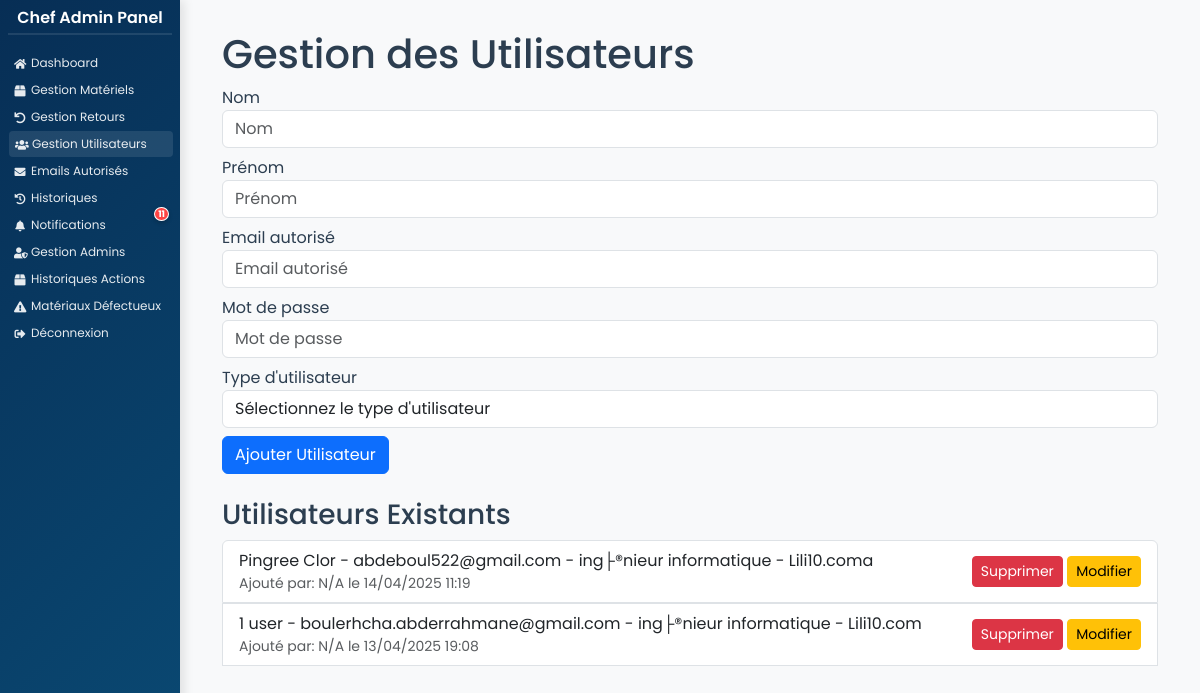
The page /views/admin/manage_users.php (signed in) on the database its author committed.
### tables this page shows
CREATE TABLE `utilisateur` (
  `id_utilisateur` int(11) NOT NULL AUTO_INCREMENT,
  `id_email` int(11) NOT NULL,
  `nom` varchar(255) NOT NULL,
  `prenom` varchar(255) NOT NULL,
  `mot_de_passe` varchar(255) NOT NULL,
  `role` enum('technicien','ing├®nieur informatique') NOT NULL,
  `photo` varchar(255) DEFAULT NULL,
  `date_creation` datetime DEFAULT current_timestamp(),
  `actif` tinyint(1) DEFAULT 1,
  `dark_mode` tinyint(1) DEFAULT 0,
  `token` varchar(255) DEFAULT NULL,
  `reset_token_expiry` datetime DEFAULT NULL,
  PRIMARY KEY (`id_utilisateur`),
  UNIQUE KEY `id_email` (`id_email`),
  KEY `idx_utilisateur_id` (`id_utilisateur`),
  CONSTRAINT `utilisateur_ibfk_1` FOREIGN KEY (`id_email`) REFERENCES `email_autorise` (`id_email`) ON DELETE CASCADE
);

CREATE TABLE `email_autorise` (
  `id_email` int(11) NOT NULL AUTO_INCREMENT,
  `email` varchar(255) NOT NULL,
  PRIMARY KEY (`id_email`),
  UNIQUE KEY `email` (`email`)
);

### views/admin/manage_users.php (the view, shortened to what this page needs)
<?php
require_once '../../config/config.php';
?>
<!DOCTYPE html>
<html lang="fr">
<head>
    <link href="https://cdn.jsdelivr.net/npm/bootstrap@5.3.0/dist/css/bootstrap.min.css" rel="stylesheet">
    <link rel="stylesheet" href="https://cdnjs.cloudflare.com/ajax/libs/font-awesome/5.15.4/css/all.min.css">
</head>
<body>
<?php include '../../includes/sidebar.php'; ?>
    <div class="main-content">
        <div class="container">
            <h1>Gestion des Utilisateurs</h1>
            <form action="" method="POST" class="mb-4">
                <div class="form-group mb-2">
                    <label for="add_nom">Nom</label>
                    <input type="text" id="add_nom" name="nom" class="form-control" placeholder="Nom" autocomplete="family-name" required>
                </div>
                <div class="form-group mb-2">
                    <label for="add_prenom">Prénom</label>
                    <input type="text" id="add_prenom" name="prenom" class="form-control" placeholder="Prénom" autocomplete="given-name" required>
                </div>
                <div class="form-group mb-2">
                    <label for="add_email">Email autorisé</label>
                    <input type="email" id="add_email" name="email" class="form-control" placeholder="Email autorisé" autocomplete="email" required>
                </div>
                <div class="form-group mb-2">
                    <label for="add_password">Mot de passe</label>
                    <input type="password" id="add_password" name="password" class="form-control" placeholder="Mot de passe" autocomplete="new-password" required>
                </div>
                <div class="form-group mb-2">
                    <label for="add_role">Type d'utilisateur</label>
                    <select id="add_role" name="role" class="form-control" autocomplete="organization-title" required>
                        <option value="">Sélectionnez le type d'utilisateur</option>
                    </select>
                </div>
                <button type="submit" name="action" value="add" class="btn btn-primary">Ajouter Utilisateur</button>
            </form>
            <h3>Utilisateurs Existants</h3>
            <ul class="list-group">
                <?php
                $stmt = $pdo->query("
                    SELECT DISTINCT u.id_utilisateur, u.nom, u.prenom, e.email, u.role, u.mot_de_passe, u.date_creation,
                           ha.id_admin, a.nom as admin_nom, a.prenom as admin_prenom
                    FROM utilisateur u
                    JOIN email_autorise e ON u.id_email = e.id_email
                    LEFT JOIN (
                        SELECT id_admin, details, id_utilisateur, date_action
                        FROM historique_actions
                        WHERE type_action = 'AJOUT_UTILISATEUR'
                        GROUP BY id_utilisateur
                    ) ha ON ha.details LIKE CONCAT('%Nom: ', u.nom, '%')
                        AND ha.details LIKE CONCAT('%Prénom: ', u.prenom, '%')
                        AND ha.details LIKE CONCAT('%Email: ', e.email, '%')
                    LEFT JOIN administrateur a ON ha.id_admin = a.id_admin
                    ORDER BY u.date_creation DESC");
                while ($user = $stmt->fetch(PDO::FETCH_ASSOC)) {
                    echo "<li class='list-group-item d-flex justify-content-between align-items-center'>
                            <div>
                                " . htmlspecialchars($user['nom']) . " " . htmlspecialchars($user['prenom']) . " - " .
                                htmlspecialchars($user['email']) . " - " .
                                htmlspecialchars($user['role']) . " - " .
                                htmlspecialchars($user['mot_de_passe']) . "
                                <small class='text-muted d-block'>
                                    Ajouté par: " .
                                    ($user['admin_nom'] ? "<strong>" . htmlspecialchars($user['admin_nom'] . ' ' . $user['admin_prenom']) . "</strong>" : 'N/A') .
                                    " le " .
                                    ($user['date_creation'] ? date('d/m/Y H:i', strtotime($user['date_creation'])) : 'N/A') .
                                "</small>
                            </div>
                            <div class='action-buttons'>
                                <form action='' method='POST' class='d-inline'>
                                    <input type='hidden' name='user_id' value='" . htmlspecialchars($user['id_utilisateur']) . "'>
                                    <button type='submit' name='action' value='delete' class='btn btn-danger btn-sm'>Supprimer</button>
                                </form>
                                <button class='btn btn-warning btn-sm' data-toggle='modal' data-target='#updateModal" . htmlspecialchars($user['id_utilisateur']) . "'>Modifier</button>
                            </div>
                        </li>
                        <div class='modal fade' id='updateModal" . htmlspecialchars($user['id_utilisateur']) . "' tabindex='-1' role='dialog'>
                                            <input type='hidden' name='user_id' value='" . htmlspecialchars($user['id_utilisateur']) . "'>
                                                <label for='new_nom_" . htmlspecialchars($user['id_utilisateur']) . "'>Nom</label>
                                                " . htmlspecialchars($user['']) . "" . htmlspecialchars($user['']) . "
                                                <label for='new_prenom_" . htmlspecialchars($user['id_utilisateur']) . "'>Prénom</label>
                                                " . htmlspecialchars($user['']) . "" . htmlspecialchars($user['']) . "
                                                <label for='new_email_" . htmlspecialchars($user['id_utilisateur']) . "'>Email</label>
                                                " . htmlspecialchars($user['']) . "" . htmlspecialchars($user['']) . "
                                                <label for='new_role_" . htmlspecialchars($user['id_utilisateur']) . "'>Rôle</label>
                                                <select id='new_role_" . htmlspecialchars($user['id_utilisateur']) . "' name='new_role' class='form-control' autocomplete='organization-title' required>
                                                    <option value='technicien' " . ($user['role'] === 'technicien' ? 'selected' : '') . ">Technicien</option>
                                                    <option value='ingénieur informatique' " . ($user['role'] === 'ingénieur informatique' ? 'selected' : '') . ">Ingénieur Informatique</option>
                                                </select>
                                                <label for='new_password_" . htmlspecialchars($user['id_utilisateur']) . "'>Mot de passe (laisser vide pour ne pas changer)</label>
                                                " . htmlspecialchars($user['']) . "
                        </div>";
                }
                ?>
            </ul>
        </div>
    </div>
</body>
</html>

### includes/sidebar.php (shortened to what this page needs)
<?php
$notif_count = 0;
try {
    $stmt = $pdo->prepare("
        SELECT COUNT(*)
        FROM NOTIFICATION n
        JOIN NOTIFICATION_ADMINISTRATEUR na ON n.id_notification = na.id_notification
        WHERE na.id_admin = ? AND n.lu = FALSE AND n.type IN ('demande', 'rappel')
    ");
    if ($stmt) {
        $stmt->execute([$_SESSION['admin_id']]);
        $notif_count = $stmt->fetchColumn();
    }
} catch(PDOException $e) {
    error_log("Erreur de base de données : " . $e->getMessage());
}
?>
<!DOCTYPE html>
<html lang="fr">
<head>
    <link href="https://cdn.jsdelivr.net/npm/bootstrap@5.3.0/dist/css/bootstrap.min.css" rel="stylesheet">
    <link rel="stylesheet" href="https://cdnjs.cloudflare.com/ajax/libs/font-awesome/5.15.4/css/all.min.css">
    <link rel="stylesheet" href="assets../../../../assets/css/sidebar.css">
</head>
<body>
    <div class="sidebar">
        <h2>
            <?php echo isset($_SESSION['admin_role']) && $_SESSION['admin_role'] === 'chef'
                  ? 'Chef Admin Panel'
                  : 'Admin Panel'; ?>
        </h2>
        <ul>
            <li><a href="admin_dashboard.php" aria-label="Dashboard" <?php echo (basename($_SERVER['PHP_SELF']) == 'admin_dashboard.php' || basename($_SERVER['PHP_SELF']) == 'index.php') ? 'class="active"' : ''; ?>><i class="fas fa-home"></i> Dashboard</a></li>
            <li><a href="material_management.php" aria-label="Gestion Matériels" <?php echo (basename($_SERVER['PHP_SELF']) == 'material_management.php') ? 'class="active"' : ''; ?>><i class="fas fa-box"></i> Gestion Matériels</a></li>
            <li><a href="gestion_retours.php" aria-label="Gestion Retours" <?php echo (basename($_SERVER['PHP_SELF']) == 'gestion_retours.php') ? 'class="active"' : ''; ?>><i class="fas fa-undo"></i> Gestion Retours</a></li>
            <li><a href="manage_users.php" aria-label="Gestion Utilisateurs" <?php echo (basename($_SERVER['PHP_SELF']) == 'manage_users.php') ? 'class="active"' : ''; ?>><i class="fas fa-users"></i> Gestion Utilisateurs</a></li>
            <li><a href="manage_emails.php" aria-label="Emails Autorisés" <?php echo (basename($_SERVER['PHP_SELF']) == 'manage_emails.php') ? 'class="active"' : ''; ?>><i class="fas fa-envelope"></i> Emails Autorisés</a></li>
            <li><a href="historique.php" aria-label="Historiques" <?php echo (basename($_SERVER['PHP_SELF']) == 'historique.php') ? 'class="active"' : ''; ?>><i class="fas fa-history"></i> Historiques</a></li>
            <li class="nav-item">
                <a href="notifications.php" class="nav-link <?php echo (basename($_SERVER['PHP_SELF']) == 'notifications.php') ? 'active' : ''; ?>" aria-label="Notifications">
                    <i class="fas fa-bell"></i>
                    <span>Notifications</span>
                    <?php if($notif_count > 0): ?>
                        <span class="notification-badge" style="animation: pulse 1s infinite;"><?= $notif_count ?></span>
                    <?php endif; ?>
                </a>
            </li>
            <?php if (isset($_SESSION['admin_role']) && $_SESSION['admin_role'] === 'chef'): ?>
                <li><a href="manage_admin.php" aria-label="Gestion Admins" <?php echo (basename($_SERVER['PHP_SELF']) == 'manage_admin.php') ? 'class="active"' : ''; ?>><i class="fas fa-user-shield"></i> Gestion Admins</a></li>
                <li><a href="historique_actions.php" aria-label="Historiques Actions" <?php echo (basename($_SERVER['PHP_SELF']) == 'historique_actions.php') ? 'class="active"' : ''; ?>><i class="fas fa-box"></i> Historiques Actions</a></li>
            <?php endif; ?>
            <li><a href="materiaux_defectueux.php" aria-label="Matériaux Défectueux"><i class="fas fa-exclamation-triangle"></i> Matériaux Défectueux</a></li>
            <li><a href="../logout.php?admin_id=<?php echo $_SESSION['admin_id']; ?>" aria-label="Déconnexion"><i class="fas fa-sign-out-alt"></i> Déconnexion</a></li>
        </ul>
    </div>
</body>
</html>

### assets/css/sidebar.css (style rules this page uses)
body { display: flex; font-family: 'Poppins', sans-serif; margin: 0; background: #f8f9fa; color: #2c3e50; min-height: 100vh; position: relative; overflow-x: hidden; }
.sidebar { width: 280px; background: linear-gradient(135deg,rgb(7, 46, 85),rgb(10, 74, 116)); color: white; padding: 25px; height: 100vh; position: fixed; box-shadow: 4px 0 10px rgba(0,0,0,0.1); overflow-y: auto; left: 0; top: 0; transition: all 0.3s ease; }
.sidebar h2 { text-align: center; font-weight: 600; font-size: 24px; margin-bottom: 40px; padding-bottom: 15px; border-bottom: 2px solid rgba(255,255,255,0.1); }
.sidebar ul { list-style: none; padding: 0; }
.sidebar ul li a { color: rgba(255,255,255,0.9); text-decoration: none; font-size: 16px; display: flex; align-items: center; padding: 12px 15px; border-radius: 8px; transition: all 0.3s ease; }
.sidebar ul li a i { margin-right: 10px; width: 20px; text-align: center; }
.sidebar ul li a:hover, .sidebar ul li a.active { background: rgba(255,255,255,0.1); transform: translateX(5px); }
.main-content { margin-left: 280px; padding: 30px; flex-grow: 1; }
.notification-badge { position: absolute; top: -10px; right: 5px; background: #ff4444; color: white; border-radius: 50%; padding: 3px 6px; font-size: 12px; min-width: 20px; height: 20px; text-align: center; line-height: 14px; border: 2px solid #fff; font-weight: bold; box-shadow: 0 2px 4px rgba(0,0,0,0.2); }
.nav-item { position: relative; margin: 5px 0; }
@media screen and (max-width: 1366px) { .sidebar { width: 180px; padding: 8px; } }
@media screen and (max-width: 1366px) { .sidebar h2 { font-size: 16px; margin-bottom: 15px; padding-bottom: 6px; } }
@media screen and (max-width: 1366px) { .sidebar ul li a { font-size: 12px; padding: 4px 6px; border-radius: 4px; margin-bottom: 1px; } }
@media screen and (max-width: 1366px) { .sidebar ul li a i { margin-right: 5px; width: 12px; font-size: 11px; } }
@media screen and (max-width: 1366px) { .sidebar ul li a:hover, .sidebar ul li a.active { transform: translateX(1px); } }
@media screen and (max-width: 1366px) { .main-content { margin-left: 180px; } }
@media screen and (max-width: 1366px) { .notification-badge { min-width: 14px; height: 14px; font-size: 9px; line-height: 10px; padding: 1px 3px; top: -5px; right: 3px; border-width: 1px; } }
@media screen and (max-width: 1366px) { .sidebar ul { margin-bottom: 0; } }
@media screen and (max-width: 1366px) { .nav-item { margin: 1px 0; } }

### views/admin/manage_users.php (style rules this page uses)
body { font-family: 'Poppins', sans-serif; margin: 0; background: #f8f9fa; color: #2c3e50; }
.main-content { padding: 30px; flex-grow: 1; }

### rows shown on the page
utilisateur: nom "Pingree", prenom "Clor", id_email.email "abdeboul522@gmail.com", role "ing├®nieur informatique", mot_de_passe "Lili10.coma", date_creation "14/04/2025 11:19"
utilisateur: nom "1", prenom "user", id_email.email "boulerhcha.abderrahmane@gmail.com", role "ing├®nieur informatique", mot_de_passe "Lili10.com", date_creation "13/04/2025 19:08"

### other values the page prints
$notif_count "11"
